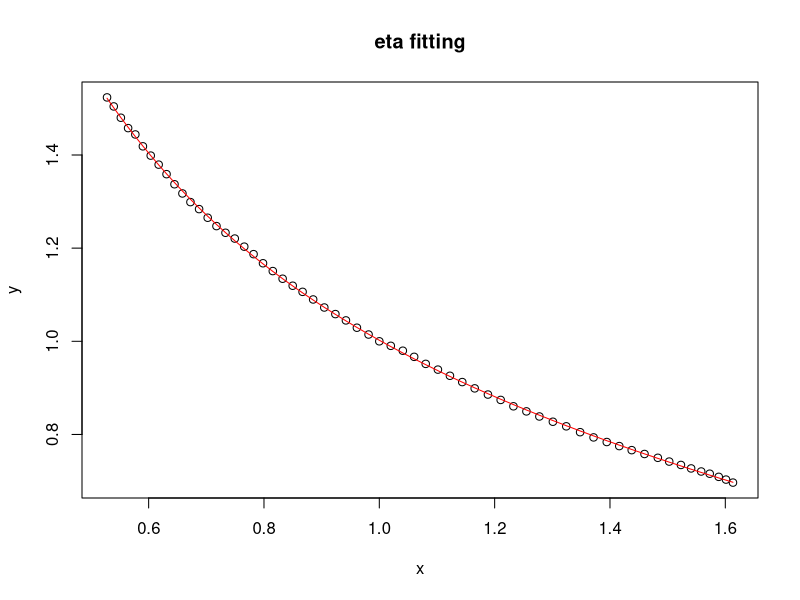
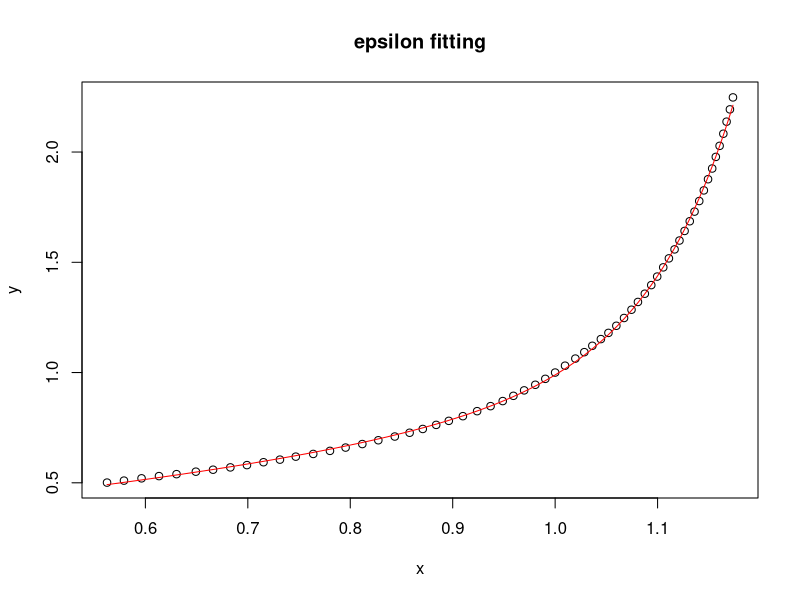
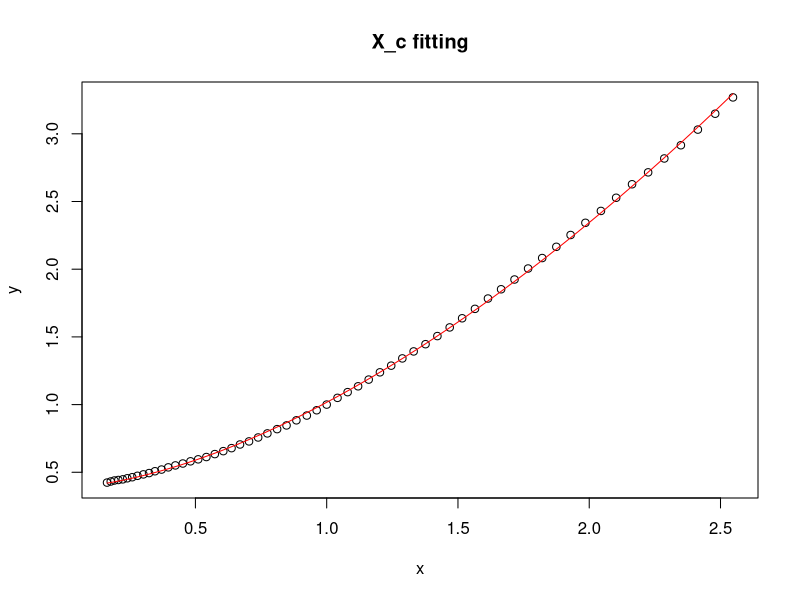

Reproduce these figures in R, in order.
# fitting functions for the relationship between steepness and lifespan_rela under different parameters



# setwd("C:/Users/20145/Desktop/westlake_summer/")

simu_long=read.csv("./data/simu_long.csv")

### fit simu_long data

x=simu_long$lifespan_rela[simu_long$para=="eta"]

y=simu_long$steepness_rela[simu_long$para=="eta"]

library(minpack.lm)

fit <- nlsLM(

  y ~ a_fit * exp(-b_fit * x) + c_fit * exp(-d_fit * x),

  start = list(a_fit = max(y), b_fit = 0.1, c_fit = min(y), d_fit = 0.01),

  control = nls.lm.control(maxiter = 10000)

)

summary(fit)

coef_fit <- coef(fit)

a_fit <- coef_fit["a_fit"];b_fit <- coef_fit["b_fit"];c_fit <- coef_fit["c_fit"];d_fit <- coef_fit["d_fit"]

eta_x <- function(x) {

  a_fit * exp(-b_fit * x) + c_fit * exp(-d_fit * x)

}

plot(x,y)

lines(x, eta_x(x), col = "red")

title("eta fitting")



x=simu_long$lifespan_rela[simu_long$para=="epsilon"]

y=simu_long$steepness_rela[simu_long$para=="epsilon"]

fit <- nlsLM(

  y ~ e_fit * exp(f_fit * x) + g_fit * exp(h_fit * x),

  start = list(e_fit = max(y), f_fit = 0.1, g_fit = min(y), h_fit = 1),

  control = nls.lm.control(maxiter = 10000)

)

summary(fit)

coef_fit <- coef(fit)

e_fit <- coef_fit["e_fit"];f_fit <- coef_fit["f_fit"];g_fit <- coef_fit["g_fit"];h_fit <- coef_fit["h_fit"];

epsilon_x <- function(x) {

  e_fit * exp(f_fit * x) + g_fit * exp(h_fit * x)

}

plot(x,y)

lines(x, epsilon_x(x), col = "red")

title("epsilon fitting")



x=simu_long$lifespan_rela[simu_long$para=="X_c"]

y=simu_long$steepness_rela[simu_long$para=="X_c"]

fit <- nlsLM(

  y ~ i_fit * x^j_fit + k_fit,

  start = list(i_fit = max(y), j_fit = 0.1, k_fit = min(y)),

  control = nls.lm.control(maxiter = 10000)

)

summary(fit)

coef_fit <- coef(fit)

i_fit <- coef_fit["i_fit"];j_fit <- coef_fit["j_fit"];k_fit <- coef_fit["k_fit"];

xc_x <- function(x) {

  i_fit * x^j_fit + k_fit

}

plot(x,y)

lines(x, xc_x(x), col = "red")

title("X_c fitting")



rm(fit, coef_fit,x,y)
